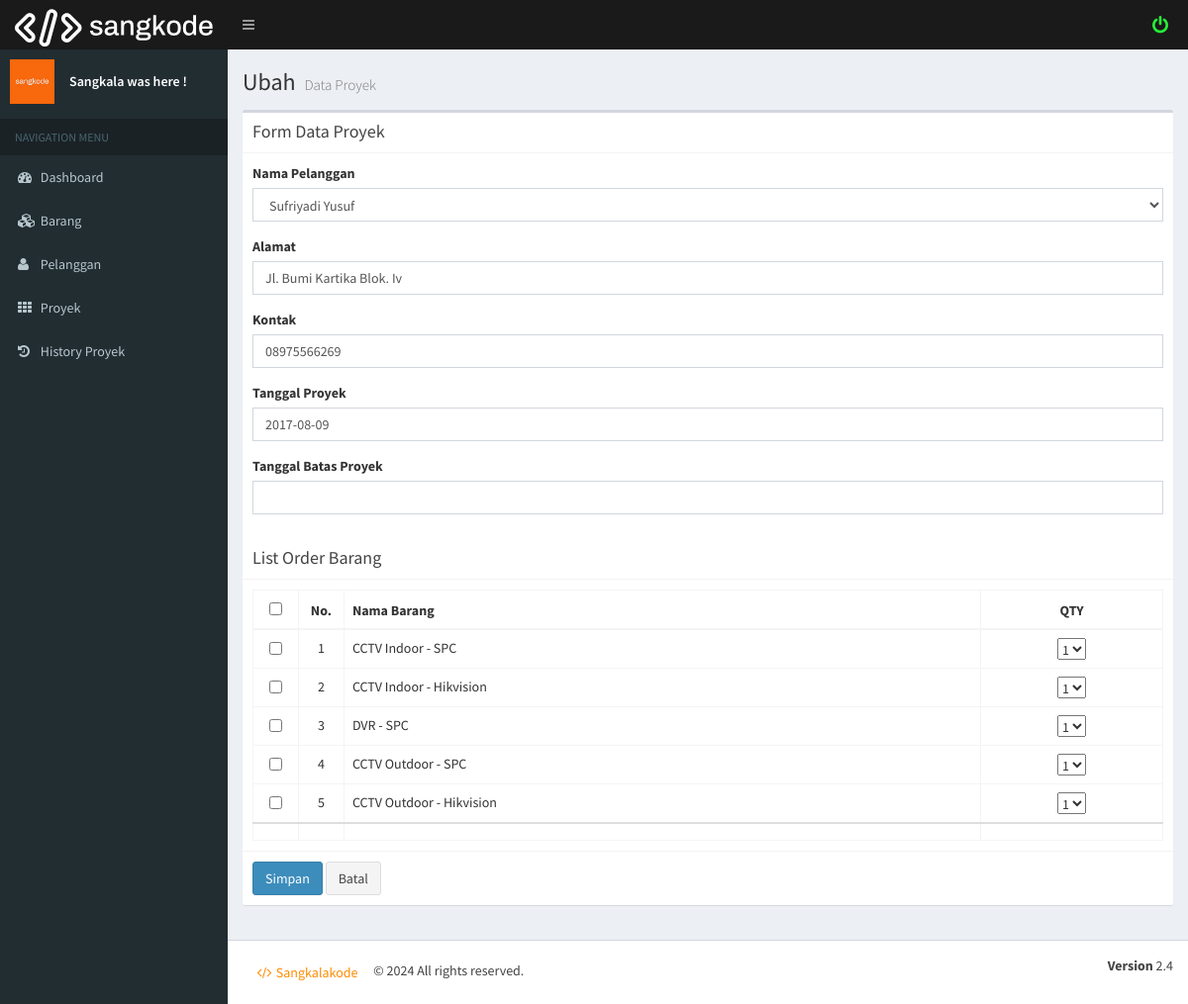
Screenshot of /index.php?page=project_edit&idproses=79 (signed in) with the database file from the repository.
### tables this page shows
CREATE TABLE `tb_project` (
  `kd_project` int(11) NOT NULL,
  `customer` varchar(110) NOT NULL,
  `alamat` varchar(110) DEFAULT NULL,
  `no_telepon` varchar(20) NOT NULL,
  `tgl_project` date DEFAULT NULL,
  `status` varchar(110) DEFAULT NULL
);

CREATE TABLE `tb_detail` (
  `kd_project` int(11) NOT NULL,
  `kd_barang` int(11) NOT NULL,
  `jml_barang` int(11) NOT NULL
);

CREATE TABLE `tb_barang` (
  `kd_barang` int(11) NOT NULL,
  `nama_barang` varchar(100) NOT NULL,
  `stock` int(11) NOT NULL
);

### pages/project_edit.php (the view, shortened to what this page needs)
<?php
  $kdproses = $_GET['idproses'];
  $q = mysql_query( "SELECT * FROM tb_project WHERE kd_project = '$kdproses'" );
  $r = mysql_fetch_assoc( $q );
?>
<section class="content-header">
  <h1>
    Ubah
    <small>Data Proyek</small>
  </h1>
</section>
<section class="content">
  <div class="row">
    <div class="col-xs-12">
      <div class="box">
        <div class="box-header with-border">
          <h3 class="box-title">Form Data Proyek</h3>
        </div>
        <form method="post" name="formdata" action="?page=project_act&amp;act=edit">
          <div class="box-body cap">
            <div class="form-group">
              <label>Nama pelanggan</label>
              <select type = "text" class="form-control cap" id="customer" name="customer">
                <option value="<?php echo $r['customer']; ?>">
                  <?php echo $r['customer']; ?>
                </option>
              </select>
            </div>
            <div class="form-group">
              <label for="alamat">Alamat</label>
              <input type="text" class="form-control" value="<?php echo $r['alamat']; ?>" id="alamat" name="alamat">
            </div>
            <div class="form-group">
              <label for="no_telepon">Kontak</label>
              <input type="text" class="form-control" value="<?php echo $r['no_telepon']; ?>" id="no_telepon" name="no_telepon">
            </div>
            <div class="form-group">
              <label for="tgl_project">Tanggal Proyek</label>
              <input type="text" class="form-control" value="<?php echo $r['tgl_project']; ?>" id="tgl_project" name="tgl_project">
            </div>
            <div class="form-group">
              <label for="tgl_bts">Tanggal Batas Proyek</label>
              <input type="text" class="form-control" value="<?php echo $r['tgl_bts']; ?>" id="tgl_bts" name="tgl_bts">
            </div>
          </div>
          <div class="box-header with-border">
            <h3 class="box-title">List Order Barang</h3>
          </div>
          <div class="box-body">
            <table id="example2" class="table table-bordered table-hover">
              <thead>
                <tr>
                  <th class="text-center" width="5%">
                    <input type="checkbox" id="checkAll" name="checkAll" onchange="toggleCheckBox(this,'check[]')">
                  </th>
                  <th class="text-center" width="5%">No.</th>
                  <th>Nama Barang</th>
                  <th class="text-center" width="20%">QTY</th>
                </tr>
              </thead>
              <tbody>
                <?php
                  $qb = mysql_query( "SELECT * FROM tb_project
                                      inner join tb_detail on tb_project.kd_project = tb_detail.kd_project
                                      inner JOIN tb_barang ON (tb_detail.kd_barang = tb_barang.kd_barang)
                                      WHERE tb_detail.kd_project ='$kdproses'" );
                  $i=1;
                 while ($rb = mysql_fetch_assoc($qb))  {
                ?>
                <tr>
                  <td class="text-center">
                    <input type="checkbox" name="check[]" value="<?php echo $rb['kd_barang']; ?>">
                  </td>
                  <td class="text-center"><?php echo $i; ?></td>
                  <td class="text-left"><?php echo $rb['nama_barang'];?></td>
                  <td class="text-center">
                    <select name="stock[]">
                      <?php
                        $s = $rb['jml_barang'];
                        for ( $is=1; $is<=$s; $is++ ) {
                          echo '<option value="' . $is . '">' . $is . '</option>';
                        }
                      ?>
                    </select>
                  </td>
                </tr>
                <?php
                   $i++;
                    }
                ?>
              </tbody>
              <tbody>
                <tr>
                  <td class="text-center">
                  </td>
                  <td class="text-center"><?php  ?></td>
                  <td><?php  ?></td>
                  <td class="text-center" width="20%">
                  </td>
                </tr>
              </tbody>
            </table>
          </div>
          <div class="box-footer">
            <input type="submit" class="btn btn-primary" name="btn-edit" value="Simpan">
            <input type="button" class="btn btn-default" onClick="location.href='?page=project'" value="Batal">
          </div>
        </form>
      </div>
    </div>
  </div>
</section>

### index.php (style rules this page uses)
.skin-black .content-header { padding-top: 20px; margin-top: 0px; }
.btn { transform:scale(1.0,1.0); transition:all ease .35s; }
.form-control, .form-group, .cap { text-transform:capitalize; }

### rows the page displays
tb_project: customer "Sufriyadi Yusuf", alamat "jl. bumi kartika blok. iv", no_telepon "08975566269", tgl_project "2017-08-09"
tb_detail: kd_barang.nama_barang "CCTV Indoor - SPC"
tb_detail: kd_barang.nama_barang "CCTV Indoor - Hikvision"
tb_detail: kd_barang.nama_barang "DVR - SPC"
tb_detail: kd_barang.nama_barang "CCTV Outdoor - SPC"
tb_detail: kd_barang.nama_barang "CCTV Outdoor - Hikvision"

### other values shown
form field value "1"
